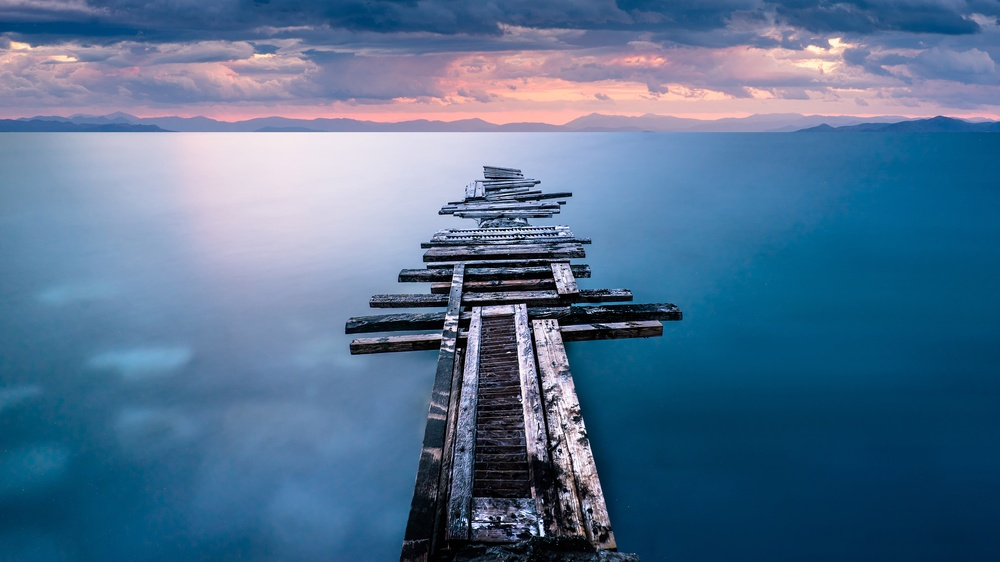
#> input picture ImageResizingAndShaping/image_2.jpg, 1000 x 562 px, shrunk from 3840 x 2160 before the run
$ python cropped.py
#> lines starting #> are read from the running program, lines starting #| are printed output that depends on the picture
import cv2

image = cv2.imread("image_2.jpg")
#> image is the input picture: shape (562, 1000, 3); mean B, G, R 145.5, 113.5, 81.5

if image is not None:
    cropped = image[100:200, 50:150]
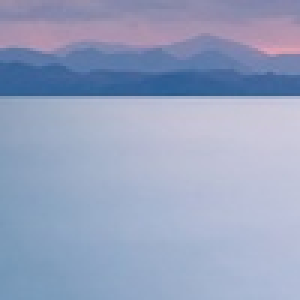
#> cropped: shape (100, 100, 3) (shown 3 times larger); mean B, G, R 191.7, 162.5, 150.6
    cv2.imshow("Original Image", image)
    cv2.imshow("Cropped", cropped)
    cv2.waitKey(0)
    cv2.destroyAllWindows()
